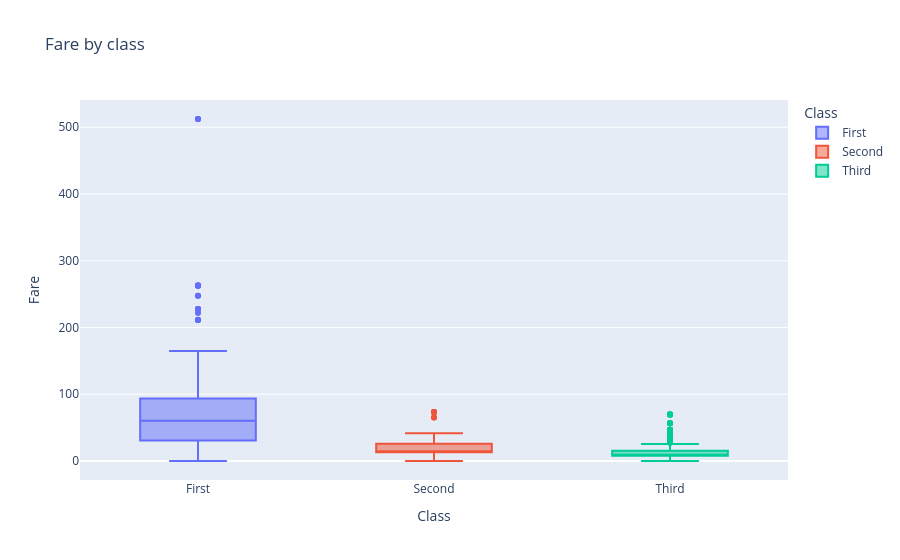
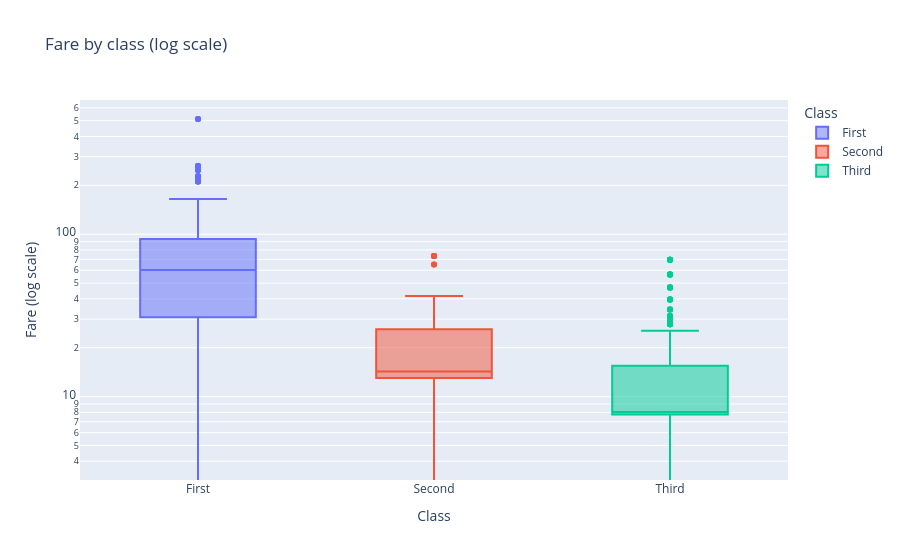

Notebook code for these charts, in order:
### Markdown cell above
### 3. Fare by class
A box plot of `fare` for each `class`, each class in its own colour, classes in order. Draw it once as it is, and once on a **log** y-axis.

### Code cell
fig = px.box(df, x="class", y="fare", color="class", category_orders=ORDERS,
             labels={"class": "Class", "fare": "Fare"}, title="Fare by class")
fig.show()

fig = px.box(df, x="class", y="fare", color="class", category_orders=ORDERS, log_y=True,
             labels={"class": "Class", "fare": "Fare (log scale)"}, title="Fare by class (log scale)")
fig.show()

### Figure 1 — Plotly figure (JSON) as saved in the notebook; plotly's stock layout.template omitted (floating-point values rounded to 4 significant figures; data arrays with more than 128 entries replaced by an {"elided": "..."} marker saying what was removed)
{"data": [{"alignmentgroup": "True", "hovertemplate": "Class=%{x}<br>Fare=%{y}<extra></extra>", "legendgroup": "First", "marker": {"color": "#636efa"}, "name": "First", "notched": false, "offsetgroup": "First", "orientation": "v", "showlegend": true, "type": "box", "x": {"elided": "216 str values"}, "x0": " ", "xaxis": "x", "y": {"elided": "216 float values"}, "y0": " ", "yaxis": "y"}, {"alignmentgroup": "True", "hovertemplate": "Class=%{x}<br>Fare=%{y}<extra></extra>", "legendgroup": "Second", "marker": {"color": "#EF553B"}, "name": "Second", "notched": false, "offsetgroup": "Second", "orientation": "v", "showlegend": true, "type": "box", "x": {"elided": "184 str values"}, "x0": " ", "xaxis": "x", "y": {"elided": "184 float values"}, "y0": " ", "yaxis": "y"}, {"alignmentgroup": "True", "hovertemplate": "Class=%{x}<br>Fare=%{y}<extra></extra>", "legendgroup": "Third", "marker": {"color": "#00cc96"}, "name": "Third", "notched": false, "offsetgroup": "Third", "orientation": "v", "showlegend": true, "type": "box", "x": {"elided": "491 str values"}, "x0": " ", "xaxis": "x", "y": {"elided": "491 float values"}, "y0": " ", "yaxis": "y"}], "layout": {"boxmode": "overlay", "legend": {"title": {"text": "Class"}, "tracegroupgap": 0}, "title": {"text": "Fare by class"}, "xaxis": {"anchor": "y", "categoryarray": ["First", "Second", "Third"], "categoryorder": "array", "domain": [0.0, 1.0], "title": {"text": "Class"}}, "yaxis": {"anchor": "x", "domain": [0.0, 1.0], "title": {"text": "Fare"}}}}

### Figure 2 — Plotly figure (JSON) as saved in the notebook; plotly's stock layout.template omitted (floating-point values rounded to 4 significant figures; data arrays with more than 128 entries replaced by an {"elided": "..."} marker saying what was removed)
{"data": [{"alignmentgroup": "True", "hovertemplate": "Class=%{x}<br>Fare (log scale)=%{y}<extra></extra>", "legendgroup": "First", "marker": {"color": "#636efa"}, "name": "First", "notched": false, "offsetgroup": "First", "orientation": "v", "showlegend": true, "type": "box", "x": {"elided": "216 str values"}, "x0": " ", "xaxis": "x", "y": {"elided": "216 float values"}, "y0": " ", "yaxis": "y"}, {"alignmentgroup": "True", "hovertemplate": "Class=%{x}<br>Fare (log scale)=%{y}<extra></extra>", "legendgroup": "Second", "marker": {"color": "#EF553B"}, "name": "Second", "notched": false, "offsetgroup": "Second", "orientation": "v", "showlegend": true, "type": "box", "x": {"elided": "184 str values"}, "x0": " ", "xaxis": "x", "y": {"elided": "184 float values"}, "y0": " ", "yaxis": "y"}, {"alignmentgroup": "True", "hovertemplate": "Class=%{x}<br>Fare (log scale)=%{y}<extra></extra>", "legendgroup": "Third", "marker": {"color": "#00cc96"}, "name": "Third", "notched": false, "offsetgroup": "Third", "orientation": "v", "showlegend": true, "type": "box", "x": {"elided": "491 str values"}, "x0": " ", "xaxis": "x", "y": {"elided": "491 float values"}, "y0": " ", "yaxis": "y"}], "layout": {"boxmode": "overlay", "legend": {"title": {"text": "Class"}, "tracegroupgap": 0}, "title": {"text": "Fare by class (log scale)"}, "xaxis": {"anchor": "y", "categoryarray": ["First", "Second", "Third"], "categoryorder": "array", "domain": [0.0, 1.0], "title": {"text": "Class"}}, "yaxis": {"anchor": "x", "domain": [0.0, 1.0], "title": {"text": "Fare (log scale)"}, "type": "log"}}}
